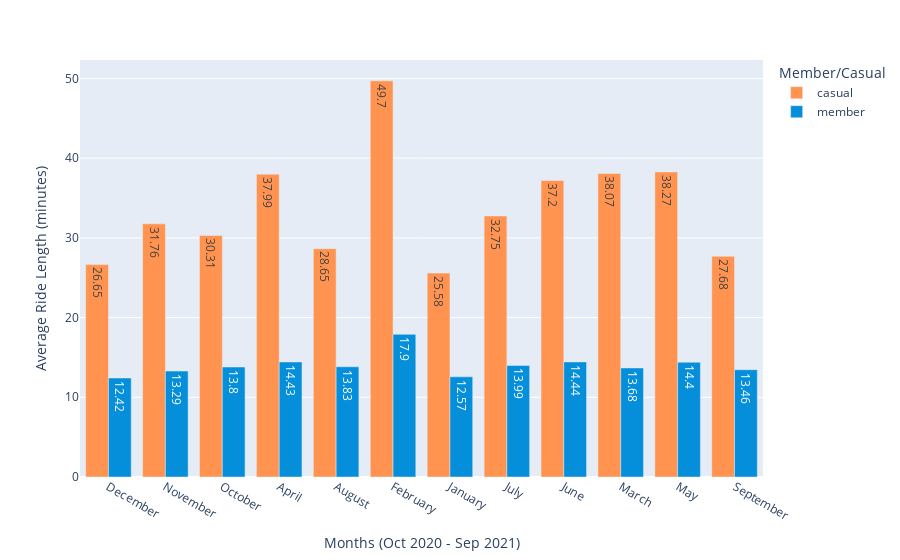

The notebook cell saved with this chart:
### Code cell
figure_5 = round(df.groupby(['year', 'month', 'member_casual'], 
                           as_index=False).mean(),2).dropna()

px.bar(figure_5, 
       x = 'month', 
      y = 'ride_length', 
      color = 'member_casual', 
      barmode = 'group', 
      text = 'ride_length', 
      labels = {'ride_length' : 'Average Ride Length (minutes)', 'member_casual' : 'Member/Casual', 'month' : 'Months (Oct 2020 - Sep 2021)'},
      hover_name = 'member_casual', 
      hover_data = {'member_casual' : False, 
                    'ride_length' : True}, 
      color_discrete_map = {
          'casual' : '#FF934F', 
          'member' : '#058ED9'
      })

### Figure 1 — Plotly figure (JSON) as saved in the notebook; plotly's stock layout.template omitted (floating-point values rounded to 4 significant figures)
{"data": [{"alignmentgroup": "True", "customdata": [["casual"], ["casual"], ["casual"], ["casual"], ["casual"], ["casual"], ["casual"], ["casual"], ["casual"], ["casual"], ["casual"], ["casual"]], "hovertemplate": "<b>%{hovertext}</b><br><br>Months (Oct 2020 - Sep 2021)=%{x}<br>Average Ride Length (minutes)=%{text}<extra></extra>", "hovertext": ["casual", "casual", "casual", "casual", "casual", "casual", "casual", "casual", "casual", "casual", "casual", "casual"], "legendgroup": "casual", "marker": {"color": "#FF934F", "pattern": {"shape": ""}}, "name": "casual", "offsetgroup": "casual", "orientation": "v", "showlegend": true, "text": [26.65, 31.76, 30.31, 37.99, 28.65, 49.7, 25.58, 32.75, 37.2, 38.07, 38.27, 27.68], "textposition": "auto", "type": "bar", "x": ["December", "November", "October", "April", "August", "February", "January", "July", "June", "March", "May", "September"], "xaxis": "x", "y": [26.65, 31.76, 30.31, 37.99, 28.65, 49.7, 25.58, 32.75, 37.2, 38.07, 38.27, 27.68], "yaxis": "y"}, {"alignmentgroup": "True", "customdata": [["member"], ["member"], ["member"], ["member"], ["member"], ["member"], ["member"], ["member"], ["member"], ["member"], ["member"], ["member"]], "hovertemplate": "<b>%{hovertext}</b><br><br>Months (Oct 2020 - Sep 2021)=%{x}<br>Average Ride Length (minutes)=%{text}<extra></extra>", "hovertext": ["member", "member", "member", "member", "member", "member", "member", "member", "member", "member", "member", "member"], "legendgroup": "member", "marker": {"color": "#058ED9", "pattern": {"shape": ""}}, "name": "member", "offsetgroup": "member", "orientation": "v", "showlegend": true, "text": [12.42, 13.29, 13.8, 14.43, 13.83, 17.9, 12.57, 13.99, 14.44, 13.68, 14.4, 13.46], "textposition": "auto", "type": "bar", "x": ["December", "November", "October", "April", "August", "February", "January", "July", "June", "March", "May", "September"], "xaxis": "x", "y": [12.42, 13.29, 13.8, 14.43, 13.83, 17.9, 12.57, 13.99, 14.44, 13.68, 14.4, 13.46], "yaxis": "y"}], "layout": {"barmode": "group", "legend": {"title": {"text": "Member/Casual"}, "tracegroupgap": 0}, "margin": {"t": 60}, "xaxis": {"anchor": "y", "domain": [0, 1], "title": {"text": "Months (Oct 2020 - Sep 2021)"}}, "yaxis": {"anchor": "x", "domain": [0, 1], "title": {"text": "Average Ride Length (minutes)"}}}}
